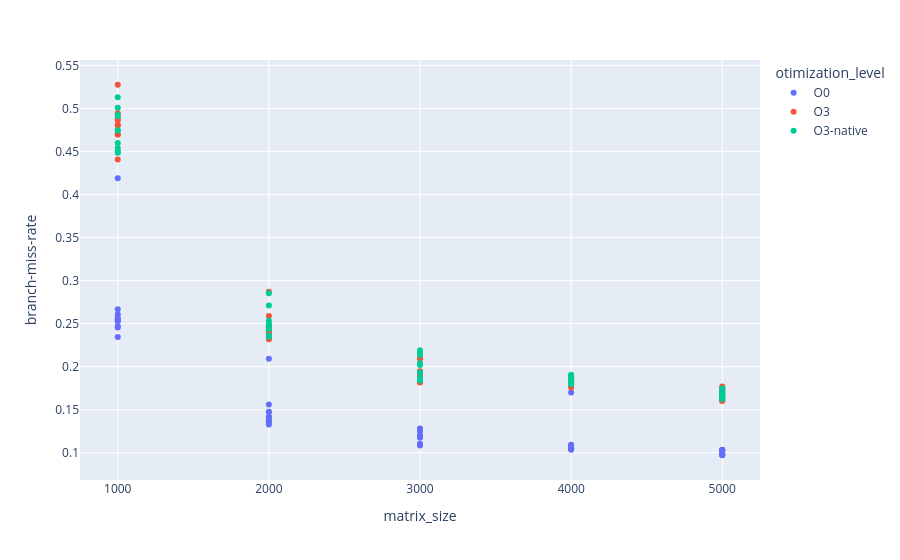

Source (notebook cell):
### Code cell
plot_branch_miss_rate_to_size= px.scatter(df, x="matrix_size", y="branch-miss-rate", color="otimization_level", hover_data=["time_elapsed","CPI", "IPC", "cache-miss-rate"])
plot_branch_miss_rate_to_size.update_layout(xaxis={"type": "category"})
plot_branch_miss_rate_to_size.show()

### Figure 1 — Plotly figure (JSON) as saved in the notebook; plotly's stock layout.template omitted (floating-point values rounded to 4 significant figures; data arrays with more than 128 entries replaced by an {"elided": "..."} marker saying what was removed)
{"data": [{"customdata": {"elided": "50x4 float values"}, "hovertemplate": "otimization_level=O0<br>matrix_size=%{x}<br>branch-miss-rate=%{y}<br>time_elapsed=%{customdata[0]}<br>CPI=%{customdata[1]}<br>IPC=%{customdata[2]}<br>cache-miss-rate=%{customdata[3]}<extra></extra>", "legendgroup": "O0", "marker": {"color": "#636efa", "symbol": "circle"}, "mode": "markers", "name": "O0", "orientation": "v", "showlegend": true, "type": "scatter", "x": [1000, 1000, 1000, 1000, 1000, 1000, 1000, 1000, 1000, 1000, 2000, 2000, 2000, 2000, 2000, 2000, 2000, 2000, 2000, 2000, 3000, 3000, 3000, 3000, 3000, 3000, 3000, 3000, 3000, 3000, 4000, 4000, 4000, 4000, 4000, 4000, 4000, 4000, 4000, 4000, 5000, 5000, 5000, 5000, 5000, 5000, 5000, 5000, 5000, 5000], "xaxis": "x", "y": [0.419, 0.2531, 0.2668, 0.2608, 0.2533, 0.2566, 0.2455, 0.2474, 0.255, 0.2345, 0.2092, 0.1328, 0.1375, 0.1413, 0.1357, 0.1418, 0.1562, 0.1349, 0.1473, 0.1477, 0.1922, 0.1283, 0.125, 0.1203, 0.1103, 0.1098, 0.1094, 0.1174, 0.1085, 0.1188, 0.1701, 0.1046, 0.1035, 0.1046, 0.105, 0.1057, 0.1044, 0.1093, 0.1063, 0.1083, 0.1677, 0.09785, 0.09762, 0.09907, 0.1028, 0.1036, 0.09748, 0.1022, 0.1032, 0.09714], "yaxis": "y"}, {"customdata": {"elided": "50x4 float values"}, "hovertemplate": "otimization_level=O3<br>matrix_size=%{x}<br>branch-miss-rate=%{y}<br>time_elapsed=%{customdata[0]}<br>CPI=%{customdata[1]}<br>IPC=%{customdata[2]}<br>cache-miss-rate=%{customdata[3]}<extra></extra>", "legendgroup": "O3", "marker": {"color": "#EF553B", "symbol": "circle"}, "mode": "markers", "name": "O3", "orientation": "v", "showlegend": true, "type": "scatter", "x": [1000, 1000, 1000, 1000, 1000, 1000, 1000, 1000, 1000, 1000, 2000, 2000, 2000, 2000, 2000, 2000, 2000, 2000, 2000, 2000, 3000, 3000, 3000, 3000, 3000, 3000, 3000, 3000, 3000, 3000, 4000, 4000, 4000, 4000, 4000, 4000, 4000, 4000, 4000, 4000, 5000, 5000, 5000, 5000, 5000, 5000, 5000, 5000, 5000, 5000], "xaxis": "x", "y": [0.5274, 0.4876, 0.4799, 0.4493, 0.4697, 0.4865, 0.4407, 0.4942, 0.4696, 0.4812, 0.2459, 0.2404, 0.2335, 0.2484, 0.259, 0.2319, 0.2473, 0.2392, 0.2871, 0.243, 0.1816, 0.2096, 0.1946, 0.2098, 0.2037, 0.1822, 0.1825, 0.1885, 0.1837, 0.194, 0.1835, 0.1866, 0.1805, 0.1813, 0.1757, 0.1791, 0.1778, 0.1805, 0.1862, 0.18, 0.171, 0.1618, 0.1736, 0.1613, 0.1603, 0.1657, 0.1697, 0.1748, 0.177, 0.1608], "yaxis": "y"}, {"customdata": {"elided": "50x4 float values"}, "hovertemplate": "otimization_level=O3-native<br>matrix_size=%{x}<br>branch-miss-rate=%{y}<br>time_elapsed=%{customdata[0]}<br>CPI=%{customdata[1]}<br>IPC=%{customdata[2]}<br>cache-miss-rate=%{customdata[3]}<extra></extra>", "legendgroup": "O3-native", "marker": {"color": "#00cc96", "symbol": "circle"}, "mode": "markers", "name": "O3-native", "orientation": "v", "showlegend": true, "type": "scatter", "x": [1000, 1000, 1000, 1000, 1000, 1000, 1000, 1000, 1000, 1000, 2000, 2000, 2000, 2000, 2000, 2000, 2000, 2000, 2000, 2000, 3000, 3000, 3000, 3000, 3000, 3000, 3000, 3000, 3000, 3000, 4000, 4000, 4000, 4000, 4000, 4000, 4000, 4000, 4000, 4000, 5000, 5000, 5000, 5000, 5000, 5000, 5000, 5000, 5000, 5000], "xaxis": "x", "y": [0.4597, 0.4747, 0.5008, 0.4924, 0.4539, 0.4743, 0.4909, 0.4484, 0.4497, 0.5128, 0.2438, 0.2438, 0.2465, 0.2348, 0.2467, 0.2535, 0.271, 0.2492, 0.236, 0.2853, 0.2039, 0.2019, 0.2135, 0.2156, 0.184, 0.1847, 0.219, 0.1867, 0.1865, 0.1932, 0.1808, 0.1867, 0.1889, 0.1874, 0.1853, 0.1832, 0.1797, 0.1907, 0.1862, 0.1827, 0.1714, 0.1686, 0.1649, 0.1692, 0.164, 0.1747, 0.1682, 0.1737, 0.1631, 0.1626], "yaxis": "y"}], "layout": {"legend": {"title": {"text": "otimization_level"}, "tracegroupgap": 0}, "margin": {"t": 60}, "xaxis": {"anchor": "y", "domain": [0, 1], "title": {"text": "matrix_size"}, "type": "category"}, "yaxis": {"anchor": "x", "domain": [0, 1], "title": {"text": "branch-miss-rate"}}}}
